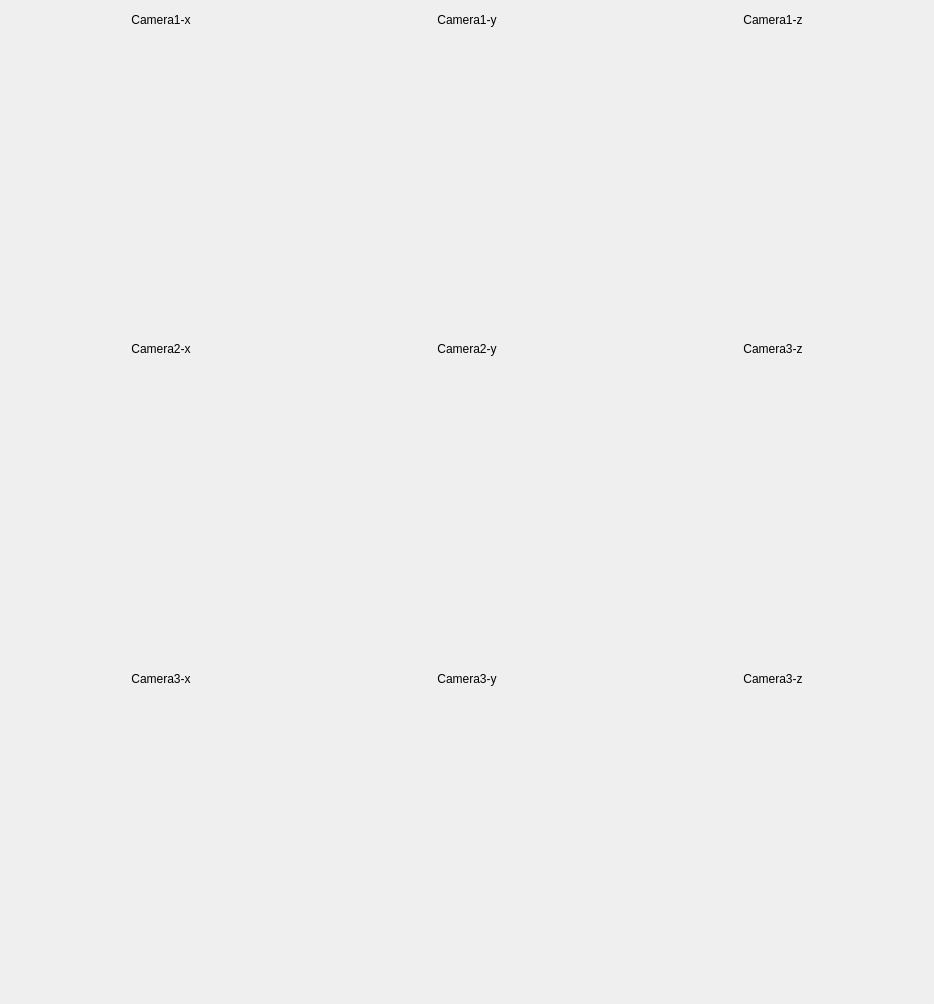
                              <widget class="QWidget" name="scrollAreaWidgetContents_2">
                               <property name="geometry">
                                <rect>
                                 <x>0</x>
                                 <y>0</y>
                                 <width>932</width>
                                 <height>1004</height>
                                </rect>
                               </property>
                               <layout class="QVBoxLayout" name="verticalLayout_22">
                                <item>
                                 <layout class="QGridLayout" name="gridLayout_3">
                                  <item row="3" column="2">
                                   <widget class="PlotWidget" name="fft_Graph_7" native="true">
                                    <property name="minimumSize">
                                     <size>
                                      <width>300</width>
                                      <height>300</height>
                                     </size>
                                    </property>
                                   </widget>
                                  </item>
                                  <item row="1" column="2">
                                   <widget class="PlotWidget" name="fft_Graph_8" native="true">
                                    <property name="minimumSize">
                                     <size>
                                      <width>300</width>
                                      <height>300</height>
                                     </size>
                                    </property>
                                   </widget>
                                  </item>
                                  <item row="5" column="1">
                                   <widget class="PlotWidget" name="fft_Graph_1" native="true">
                                    <property name="minimumSize">
                                     <size>
                                      <width>300</width>
                                      <height>300</height>
                                     </size>
                                    </property>
                                   </widget>
                                  </item>
                                  <item row="2" column="1">
                                   <widget class="QLabel" name="label_11">
                                    <property name="text">
                                     <string>Camera2-x</string>
                                    </property>
                                    <property name="alignment">
                                     <set>Qt::AlignCenter</set>
                                    </property>
                                   </widget>
                                  </item>
                                  <item row="0" column="4">
                                   <widget class="QLabel" name="label_9">
                                    <property name="text">
                                     <string>Camera1-z</string>
                                    </property>
                                    <property name="alignment">
                                     <set>Qt::AlignCenter</set>
                                    </property>
                                   </widget>
                                  </item>
                                  <item row="1" column="1">
                                   <widget class="PlotWidget" name="fft_Graph_4" native="true">
                                    <property name="minimumSize">
                                     <size>
                                      <width>300</width>
                                      <height>300</height>
                                     </size>
                                    </property>
                                   </widget>
                                  </item>
                                  <item row="3" column="1">
                                   <widget class="PlotWidget" name="fft_Graph_5" native="true">
                                    <property name="minimumSize">
                                     <size>
                                      <width>300</width>
                                      <height>300</height>
                                     </size>
                                    </property>
                                   </widget>
                                  </item>
                                  <item row="3" column="4">
                                   <widget class="PlotWidget" name="fft_Graph_6" native="true">
                                    <property name="minimumSize">
                                     <size>
                                      <width>300</width>
                                      <height>300</height>
                                     </size>
                                    </property>
                                   </widget>
                                  </item>
                                  <item row="1" column="4">
                                   <widget class="PlotWidget" name="fft_Graph_9" native="true">
                                    <property name="minimumSize">
                                     <size>
                                      <width>300</width>
                                      <height>300</height>
                                     </size>
                                    </property>
                                   </widget>
                                  </item>
                                  <item row="5" column="4">
                                   <widget class="PlotWidget" name="fft_Graph_3" native="true">
                                    <property name="minimumSize">
                                     <size>
                                      <width>300</width>
                                      <height>300</height>
                                     </size>
                                    </property>
                                   </widget>
                                  </item>
                                  <item row="2" column="4">
                                   <widget class="QLabel" name="label_12">
                                    <property name="text">
                                     <string>Camera3-z</string>
                                    </property>
                                    <property name="alignment">
                                     <set>Qt::AlignCenter</set>
                                    </property>
                                   </widget>
                                  </item>
                                  <item row="5" column="2">
                                   <widget class="PlotWidget" name="fft_Graph_2" native="true">
                                    <property name="minimumSize">
                                     <size>
                                      <width>300</width>
                                      <height>300</height>
                                     </size>
                                    </property>
                                   </widget>
                                  </item>
                                  <item row="2" column="2">
                                   <widget class="QLabel" name="label_10">
                                    <property name="text">
                                     <string>Camera2-y</string>
                                    </property>
                                    <property name="alignment">
                                     <set>Qt::AlignCenter</set>
                                    </property>
                                   </widget>
                                  </item>
                                  <item row="0" column="1">
                                   <widget class="QLabel" name="label_8">
                                    <property name="text">
                                     <string>Camera1-x</string>
                                    </property>
                                    <property name="alignment">
                                     <set>Qt::AlignCenter</set>
                                    </property>
                                   </widget>
                                  </item>
                                  <item row="0" column="2">
                                   <widget class="QLabel" name="label_7">
                                    <property name="text">
                                     <string>Camera1-y</string>
                                    </property>
                                    <property name="alignment">
                                     <set>Qt::AlignCenter</set>
                                    </property>
                                   </widget>
                                  </item>
                                  <item row="4" column="1">
                                   <widget class="QLabel" name="label_13">
                                    <property name="text">
                                     <string>Camera3-x</string>
                                    </property>
                                    <property name="alignment">
                                     <set>Qt::AlignCenter</set>
                                    </property>
                                   </widget>
                                  </item>
                                  <item row="4" column="2">
                                   <widget class="QLabel" name="label_14">
                                    <property name="text">
                                     <string>Camera3-y</string>
                                    </property>
                                    <property name="alignment">
                                     <set>Qt::AlignCenter</set>
                                    </property>
                                   </widget>
                                  </item>
                                  <item row="4" column="4">
                                   <widget class="QLabel" name="label_15">
                                    <property name="text">
                                     <string>Camera3-z</string>
                                    </property>
                                    <property name="alignment">
                                     <set>Qt::AlignCenter</set>
                                    </property>
                                   </widget>
                                  </item>
                                 </layout>
                                </item>
                               </layout>
                              </widget>
